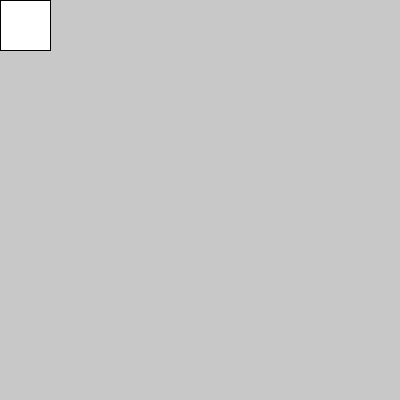
Frame 1 (no input)
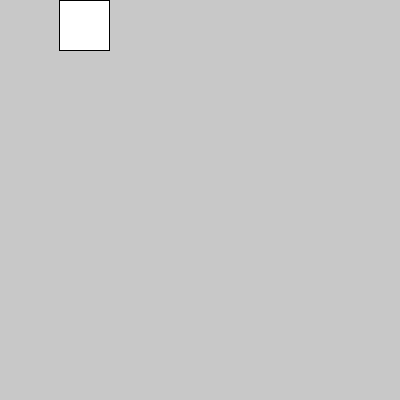
Frame 60 (the mouse pressed at the canvas centre just before this capture)
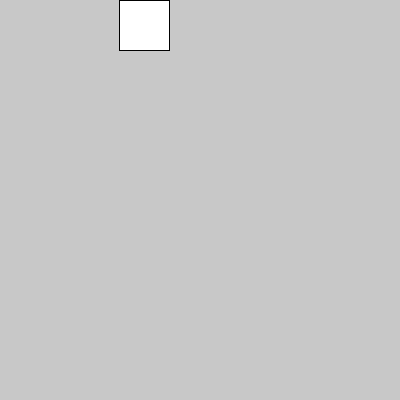
Frame 120 (the mouse held since frame 60 and released just before this capture)

The Processing sketch that drew these frames (run headless with seeded random() and noise(); from frame 60 on, the mouse is pressed at the canvas centre):

// Processing sketch: rect_for_02_arreglos
// ── rect_for_02_arreglos.pde
int cantidad = 1;
int [] posXs = new int [cantidad];
int dir = 1;
int tam = 50;

void setup(){
  size(400, 400);
}

void draw(){
  background(200);
  for(int i=0; i < cantidad; i++){
    rect(posXs[i], i * tam, tam, tam);
    
    if(posXs[i] > width-tam || posXs[i] < 0){
      dir = dir * -1;
    }
    
    posXs[i] += dir;
    
    
  }
}
